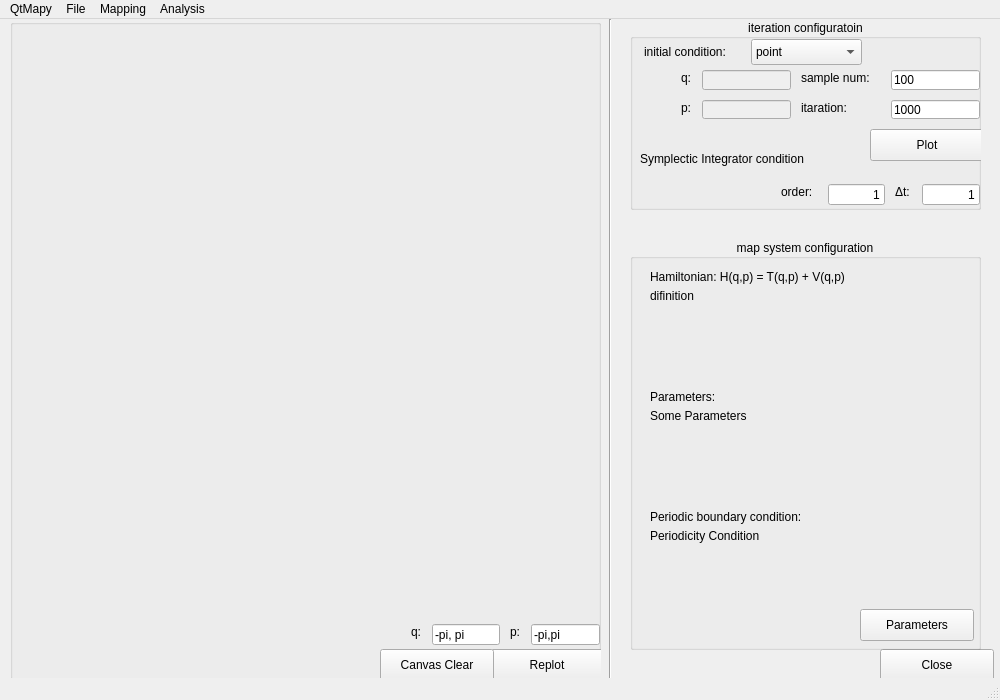
<?xml version="1.0" encoding="UTF-8"?>
<ui version="4.0">
 <class>MainWindow</class>
 <widget class="QMainWindow" name="MainWindow">
  <property name="geometry">
   <rect>
    <x>0</x>
    <y>0</y>
    <width>1000</width>
    <height>700</height>
   </rect>
  </property>
  <property name="windowTitle">
   <string>MainWindow</string>
  </property>
  <widget class="QWidget" name="centralwidget">
   <widget class="QPushButton" name="closeButton">
    <property name="geometry">
     <rect>
      <x>880</x>
      <y>630</y>
      <width>114</width>
      <height>32</height>
     </rect>
    </property>
    <property name="text">
     <string>Close</string>
    </property>
   </widget>
   <widget class="Line" name="line_2">
    <property name="geometry">
     <rect>
      <x>600</x>
      <y>0</y>
      <width>20</width>
      <height>661</height>
     </rect>
    </property>
    <property name="orientation">
     <enum>Qt::Vertical</enum>
    </property>
   </widget>
   <widget class="QGroupBox" name="orbitsGroupBox">
    <property name="geometry">
     <rect>
      <x>630</x>
      <y>0</y>
      <width>351</width>
      <height>191</height>
     </rect>
    </property>
    <property name="title">
     <string>iteration configuratoin</string>
    </property>
    <property name="alignment">
     <set>Qt::AlignCenter</set>
    </property>
    <widget class="QPushButton" name="plotButton">
     <property name="geometry">
      <rect>
       <x>240</x>
       <y>110</y>
       <width>114</width>
       <height>32</height>
      </rect>
     </property>
     <property name="text">
      <string>Plot</string>
     </property>
    </widget>
    <widget class="QComboBox" name="comboBox">
     <property name="enabled">
      <bool>true</bool>
     </property>
     <property name="geometry">
      <rect>
       <x>121</x>
       <y>20</y>
       <width>111</width>
       <height>26</height>
      </rect>
     </property>
     <property name="autoFillBackground">
      <bool>false</bool>
     </property>
     <property name="minimumContentsLength">
      <number>0</number>
     </property>
     <item>
      <property name="text">
       <string>point</string>
      </property>
     </item>
     <item>
      <property name="text">
       <string>random</string>
      </property>
     </item>
     <item>
      <property name="text">
       <string>linear</string>
      </property>
     </item>
     <item>
      <property name="text">
       <string>box</string>
      </property>
     </item>
     <item>
      <property name="text">
       <string>circle</string>
      </property>
     </item>
    </widget>
    <widget class="QLabel" name="label_7">
     <property name="geometry">
      <rect>
       <x>14</x>
       <y>23</y>
       <width>111</width>
       <height>20</height>
      </rect>
     </property>
     <property name="text">
      <string>initial condition:</string>
     </property>
    </widget>
    <widget class="QLabel" name="label_8">
     <property name="geometry">
      <rect>
       <x>10</x>
       <y>130</y>
       <width>211</width>
       <height>20</height>
      </rect>
     </property>
     <property name="text">
      <string>Symplectic Integrator condition</string>
     </property>
    </widget>
    <widget class="QLineEdit" name="itaration_lineEdit">
     <property name="geometry">
      <rect>
       <x>261</x>
       <y>81</y>
       <width>89</width>
       <height>19</height>
      </rect>
     </property>
     <property name="text">
      <string>1000</string>
     </property>
    </widget>
    <widget class="QLabel" name="label">
     <property name="geometry">
      <rect>
       <x>51</x>
       <y>51</y>
       <width>16</width>
       <height>16</height>
      </rect>
     </property>
     <property name="text">
      <string>q:</string>
     </property>
    </widget>
    <widget class="QLineEdit" name="lineEdit_2">
     <property name="enabled">
      <bool>false</bool>
     </property>
     <property name="geometry">
      <rect>
       <x>72</x>
       <y>81</y>
       <width>89</width>
       <height>19</height>
      </rect>
     </property>
    </widget>
    <widget class="QLineEdit" name="lineEdit">
     <property name="enabled">
      <bool>false</bool>
     </property>
     <property name="geometry">
      <rect>
       <x>72</x>
       <y>51</y>
       <width>89</width>
       <height>20</height>
      </rect>
     </property>
    </widget>
    <widget class="QLabel" name="label_9">
     <property name="geometry">
      <rect>
       <x>51</x>
       <y>81</y>
       <width>16</width>
       <height>16</height>
      </rect>
     </property>
     <property name="text">
      <string>p:</string>
     </property>
    </widget>
    <widget class="QLabel" name="label_4">
     <property name="geometry">
      <rect>
       <x>171</x>
       <y>81</y>
       <width>58</width>
       <height>16</height>
      </rect>
     </property>
     <property name="text">
      <string>itaration:</string>
     </property>
    </widget>
    <widget class="QLineEdit" name="samplenum_lineEdit">
     <property name="geometry">
      <rect>
       <x>261</x>
       <y>51</y>
       <width>89</width>
       <height>20</height>
      </rect>
     </property>
     <property name="inputMask">
      <string/>
     </property>
     <property name="text">
      <string>100</string>
     </property>
    </widget>
    <widget class="QLabel" name="label_2">
     <property name="geometry">
      <rect>
       <x>171</x>
       <y>51</y>
       <width>82</width>
       <height>16</height>
      </rect>
     </property>
     <property name="text">
      <string>sample num:</string>
     </property>
    </widget>
    <widget class="QLabel" name="label_11">
     <property name="geometry">
      <rect>
       <x>265</x>
       <y>165</y>
       <width>19</width>
       <height>16</height>
      </rect>
     </property>
     <property name="text">
      <string>Δt:</string>
     </property>
    </widget>
    <widget class="QLabel" name="label_10">
     <property name="geometry">
      <rect>
       <x>151</x>
       <y>165</y>
       <width>39</width>
       <height>16</height>
      </rect>
     </property>
     <property name="text">
      <string>order:</string>
     </property>
    </widget>
    <widget class="QLineEdit" name="lineEdit_SI_dt">
     <property name="geometry">
      <rect>
       <x>292</x>
       <y>165</y>
       <width>58</width>
       <height>21</height>
      </rect>
     </property>
     <property name="text">
      <string>1</string>
     </property>
     <property name="alignment">
      <set>Qt::AlignRight|Qt::AlignTrailing|Qt::AlignVCenter</set>
     </property>
    </widget>
    <widget class="QLineEdit" name="lineEdit_SI_order">
     <property name="geometry">
      <rect>
       <x>198</x>
       <y>165</y>
       <width>57</width>
       <height>21</height>
      </rect>
     </property>
     <property name="text">
      <string>1</string>
     </property>
     <property name="alignment">
      <set>Qt::AlignRight|Qt::AlignTrailing|Qt::AlignVCenter</set>
     </property>
    </widget>
    <zorder>plotButton</zorder>
    <zorder>comboBox</zorder>
    <zorder>label_7</zorder>
    <zorder>label_8</zorder>
    <zorder>gridLayoutWidget_2</zorder>
    <zorder>itaration_lineEdit</zorder>
    <zorder>horizontalLayoutWidget</zorder>
   </widget>
   <widget class="QGroupBox" name="groupBox">
    <property name="geometry">
     <rect>
      <x>10</x>
      <y>0</y>
      <width>591</width>
      <height>661</height>
     </rect>
    </property>
    <property name="title">
     <string/>
    </property>
    <widget class="QPushButton" name="ReplotButton">
     <property name="geometry">
      <rect>
       <x>480</x>
       <y>630</y>
       <width>114</width>
       <height>32</height>
      </rect>
     </property>
     <property name="text">
      <string>Replot</string>
     </property>
    </widget>
    <widget class="QPushButton" name="canvasClearButton">
     <property name="geometry">
      <rect>
       <x>370</x>
       <y>630</y>
       <width>114</width>
       <height>32</height>
      </rect>
     </property>
     <property name="text">
      <string>Canvas Clear</string>
     </property>
    </widget>
    <widget class="MplWidget" name="mpl" native="true">
     <property name="geometry">
      <rect>
       <x>10</x>
       <y>20</y>
       <width>571</width>
       <height>561</height>
      </rect>
     </property>
     <property name="sizePolicy">
      <sizepolicy hsizetype="Expanding" vsizetype="Expanding">
       <horstretch>0</horstretch>
       <verstretch>0</verstretch>
      </sizepolicy>
     </property>
    </widget>
    <widget class="QLineEdit" name="lineEdit_qrange">
     <property name="geometry">
      <rect>
       <x>422</x>
       <y>605</y>
       <width>68</width>
       <height>21</height>
      </rect>
     </property>
     <property name="text">
      <string>-pi, pi</string>
     </property>
    </widget>
    <widget class="QLabel" name="label_3">
     <property name="geometry">
      <rect>
       <x>401</x>
       <y>605</y>
       <width>16</width>
       <height>16</height>
      </rect>
     </property>
     <property name="text">
      <string>q:</string>
     </property>
    </widget>
    <widget class="QLineEdit" name="lineEdit_prange">
     <property name="geometry">
      <rect>
       <x>521</x>
       <y>605</y>
       <width>69</width>
       <height>21</height>
      </rect>
     </property>
     <property name="text">
      <string>-pi,pi</string>
     </property>
    </widget>
    <widget class="QLabel" name="label_12">
     <property name="geometry">
      <rect>
       <x>500</x>
       <y>605</y>
       <width>16</width>
       <height>16</height>
      </rect>
     </property>
     <property name="text">
      <string>p:</string>
     </property>
    </widget>
   </widget>
   <widget class="QGroupBox" name="groupBox_2">
    <property name="geometry">
     <rect>
      <x>630</x>
      <y>220</y>
      <width>351</width>
      <height>411</height>
     </rect>
    </property>
    <property name="title">
     <string>map system configuration</string>
    </property>
    <property name="alignment">
     <set>Qt::AlignCenter</set>
    </property>
    <widget class="QPushButton" name="ParameterButton">
     <property name="geometry">
      <rect>
       <x>230</x>
       <y>370</y>
       <width>114</width>
       <height>32</height>
      </rect>
     </property>
     <property name="text">
      <string>Parameters</string>
     </property>
    </widget>
    <widget class="QLabel" name="label_SystemInfo">
     <property name="geometry">
      <rect>
       <x>20</x>
       <y>50</y>
       <width>311</width>
       <height>41</height>
      </rect>
     </property>
     <property name="text">
      <string>difinition</string>
     </property>
     <property name="alignment">
      <set>Qt::AlignLeading|Qt::AlignLeft|Qt::AlignTop</set>
     </property>
    </widget>
    <widget class="QLabel" name="label_Periodicity">
     <property name="geometry">
      <rect>
       <x>20</x>
       <y>290</y>
       <width>311</width>
       <height>41</height>
      </rect>
     </property>
     <property name="text">
      <string>Periodicity Condition</string>
     </property>
     <property name="alignment">
      <set>Qt::AlignLeading|Qt::AlignLeft|Qt::AlignTop</set>
     </property>
    </widget>
    <widget class="QLabel" name="label_5">
     <property name="geometry">
      <rect>
       <x>20</x>
       <y>30</y>
       <width>251</width>
       <height>16</height>
      </rect>
     </property>
     <property name="text">
      <string>Hamiltonian: H(q,p) = T(q,p) + V(q,p)</string>
     </property>
    </widget>
    <widget class="QLabel" name="label_6">
     <property name="geometry">
      <rect>
       <x>20</x>
       <y>270</y>
       <width>181</width>
       <height>16</height>
      </rect>
     </property>
     <property name="text">
      <string>Periodic boundary condition:</string>
     </property>
    </widget>
    <widget class="QLabel" name="label_13">
     <property name="geometry">
      <rect>
       <x>20</x>
       <y>150</y>
       <width>81</width>
       <height>16</height>
      </rect>
     </property>
     <property name="text">
      <string>Parameters:</string>
     </property>
    </widget>
    <widget class="QLabel" name="label_Parameters">
     <property name="geometry">
      <rect>
       <x>20</x>
       <y>170</y>
       <width>311</width>
       <height>61</height>
      </rect>
     </property>
     <property name="text">
      <string>Some Parameters</string>
     </property>
     <property name="alignment">
      <set>Qt::AlignLeading|Qt::AlignLeft|Qt::AlignTop</set>
     </property>
    </widget>
   </widget>
  </widget>
  <widget class="QStatusBar" name="statusbar"/>
  <widget class="QMenuBar" name="menubar">
   <property name="geometry">
    <rect>
     <x>0</x>
     <y>0</y>
     <width>1000</width>
     <height>22</height>
    </rect>
   </property>
   <widget class="QMenu" name="menuQtMapy">
    <property name="title">
     <string>QtMapy</string>
    </property>
    <addaction name="actionAboutQtMapy"/>
    <addaction name="actionAboutMapy"/>
    <addaction name="separator"/>
    <addaction name="actionQuit"/>
   </widget>
   <widget class="QMenu" name="menuFile">
    <property name="title">
     <string>File</string>
    </property>
    <addaction name="actionOpen_new_window"/>
    <addaction name="actionSave"/>
    <addaction name="actionLoad"/>
    <addaction name="separator"/>
   </widget>
   <widget class="QMenu" name="menuMapping">
    <property name="title">
     <string>Mapping</string>
    </property>
    <addaction name="actionStandard_map"/>
    <addaction name="actionHenon_map"/>
    <addaction name="actionHarper_map"/>
    <addaction name="actionHarmonic_map"/>
   </widget>
   <widget class="QMenu" name="menuAnalysis">
    <property name="title">
     <string>Analysis</string>
    </property>
    <widget class="QMenu" name="menuClassical">
     <property name="title">
      <string>Classical</string>
     </property>
     <addaction name="actionMapping"/>
     <addaction name="actionTimeEvolve"/>
     <addaction name="actionStable_Unstable_mfd"/>
     <addaction name="actionKAM_curve"/>
     <addaction name="actionFrequency_Map_Anaysis"/>
    </widget>
    <widget class="QMenu" name="menuQuantum">
     <property name="enabled">
      <bool>false</bool>
     </property>
     <property name="title">
      <string>Quantum</string>
     </property>
     <addaction name="actionTime_Evolution"/>
     <addaction name="actionEnergy_domain"/>
    </widget>
    <widget class="QMenu" name="menuComplex">
     <property name="enabled">
      <bool>false</bool>
     </property>
     <property name="title">
      <string>Complex</string>
     </property>
     <addaction name="actionComplex_KAM"/>
    </widget>
    <widget class="QMenu" name="menuSemiclassical">
     <property name="enabled">
      <bool>false</bool>
     </property>
     <property name="title">
      <string>Semiclassical</string>
     </property>
     <addaction name="actionM_set"/>
     <addaction name="actionL_set"/>
    </widget>
    <addaction name="menuClassical"/>
    <addaction name="menuQuantum"/>
    <addaction name="menuComplex"/>
    <addaction name="menuSemiclassical"/>
   </widget>
   <addaction name="menuQtMapy"/>
   <addaction name="menuFile"/>
   <addaction name="menuMapping"/>
   <addaction name="menuAnalysis"/>
  </widget>
  <action name="actionAboutQtMapy">
   <property name="text">
    <string>QtMapyについて</string>
   </property>
  </action>
  <action name="actionAboutMapy">
   <property name="enabled">
    <bool>false</bool>
   </property>
   <property name="text">
    <string>mapyについて</string>
   </property>
  </action>
  <action name="actionOpen_new_window">
   <property name="enabled">
    <bool>false</bool>
   </property>
   <property name="text">
    <string>open new window</string>
   </property>
  </action>
  <action name="actionSave">
   <property name="enabled">
    <bool>false</bool>
   </property>
   <property name="text">
    <string>save</string>
   </property>
  </action>
  <action name="actionLoad">
   <property name="enabled">
    <bool>false</bool>
   </property>
   <property name="text">
    <string>load</string>
   </property>
  </action>
  <action name="actionHenon_map">
   <property name="checkable">
    <bool>true</bool>
   </property>
   <property name="text">
    <string>Henon map</string>
   </property>
  </action>
  <action name="actionQuit">
   <property name="text">
    <string>QtMapを終了</string>
   </property>
  </action>
  <action name="actionTest">
   <property name="text">
    <string>test</string>
   </property>
  </action>
  <action name="actionHarper_map">
   <property name="checkable">
    <bool>true</bool>
   </property>
   <property name="text">
    <string>Harper map</string>
   </property>
  </action>
  <action name="actionStandard_map">
   <property name="checkable">
    <bool>true</bool>
   </property>
   <property name="checked">
    <bool>true</bool>
   </property>
   <property name="text">
    <string>Standard map</string>
   </property>
  </action>
  <action name="actionHarmonic_map">
   <property name="checkable">
    <bool>true</bool>
   </property>
   <property name="text">
    <string>Harmonic map</string>
   </property>
  </action>
  <action name="actionTimeEvolve">
   <property name="checkable">
    <bool>true</bool>
   </property>
   <property name="enabled">
    <bool>false</bool>
   </property>
   <property name="text">
    <string>Time evolution</string>
   </property>
  </action>
  <action name="actionMapping">
   <property name="checkable">
    <bool>true</bool>
   </property>
   <property name="checked">
    <bool>true</bool>
   </property>
   <property name="text">
    <string>Mapping</string>
   </property>
  </action>
  <action name="actionStable_Unstable_mfd">
   <property name="checkable">
    <bool>true</bool>
   </property>
   <property name="enabled">
    <bool>false</bool>
   </property>
   <property name="text">
    <string>Stable/Unstable mfd</string>
   </property>
  </action>
  <action name="actionTime_Evolution">
   <property name="text">
    <string>Time domain</string>
   </property>
  </action>
  <action name="actionEnergy_domain">
   <property name="text">
    <string>Energy domain</string>
   </property>
  </action>
  <action name="actionComplex_KAM">
   <property name="text">
    <string>Complex KAM</string>
   </property>
  </action>
  <action name="actionKAM_curve">
   <property name="checkable">
    <bool>true</bool>
   </property>
   <property name="enabled">
    <bool>false</bool>
   </property>
   <property name="text">
    <string>KAM curve</string>
   </property>
  </action>
  <action name="actionFrequency_Map_Anaysis">
   <property name="checkable">
    <bool>true</bool>
   </property>
   <property name="enabled">
    <bool>false</bool>
   </property>
   <property name="text">
    <string>Frequency Map Anaysis</string>
   </property>
  </action>
  <action name="actionM_set">
   <property name="text">
    <string>M set</string>
   </property>
  </action>
  <action name="actionL_set">
   <property name="text">
    <string>L set</string>
   </property>
  </action>
 </widget>
 <customwidgets>
  <customwidget>
   <class>MplWidget</class>
   <extends>QWidget</extends>
   <header>mplwidget.h</header>
   <container>1</container>
  </customwidget>
 </customwidgets>
 <tabstops>
  <tabstop>lineEdit</tabstop>
  <tabstop>lineEdit_2</tabstop>
  <tabstop>samplenum_lineEdit</tabstop>
  <tabstop>itaration_lineEdit</tabstop>
  <tabstop>lineEdit_SI_order</tabstop>
  <tabstop>lineEdit_SI_dt</tabstop>
  <tabstop>plotButton</tabstop>
  <tabstop>comboBox</tabstop>
  <tabstop>lineEdit_qrange</tabstop>
  <tabstop>lineEdit_prange</tabstop>
  <tabstop>canvasClearButton</tabstop>
  <tabstop>ReplotButton</tabstop>
  <tabstop>ParameterButton</tabstop>
  <tabstop>closeButton</tabstop>
 </tabstops>
 <resources/>
 <connections>
  <connection>
   <sender>closeButton</sender>
   <signal>clicked()</signal>
   <receiver>MainWindow</receiver>
   <slot>close()</slot>
   <hints>
    <hint type="sourcelabel">
     <x>950</x>
     <y>652</y>
    </hint>
    <hint type="destinationlabel">
     <x>949</x>
     <y>517</y>
    </hint>
   </hints>
  </connection>
  <connection>
   <sender>actionQuit</sender>
   <signal>triggered()</signal>
   <receiver>MainWindow</receiver>
   <slot>close()</slot>
   <hints>
    <hint type="sourcelabel">
     <x>-1</x>
     <y>-1</y>
    </hint>
    <hint type="destinationlabel">
     <x>499</x>
     <y>299</y>
    </hint>
   </hints>
  </connection>
  <connection>
   <sender>lineEdit_qrange</sender>
   <signal>returnPressed()</signal>
   <receiver>ReplotButton</receiver>
   <slot>animateClick()</slot>
   <hints>
    <hint type="sourcelabel">
     <x>464</x>
     <y>631</y>
    </hint>
    <hint type="destinationlabel">
     <x>529</x>
     <y>670</y>
    </hint>
   </hints>
  </connection>
  <connection>
   <sender>lineEdit_prange</sender>
   <signal>returnPressed()</signal>
   <receiver>ReplotButton</receiver>
   <slot>animateClick()</slot>
   <hints>
    <hint type="sourcelabel">
     <x>569</x>
     <y>636</y>
    </hint>
    <hint type="destinationlabel">
     <x>568</x>
     <y>661</y>
    </hint>
   </hints>
  </connection>
 </connections>
</ui>
